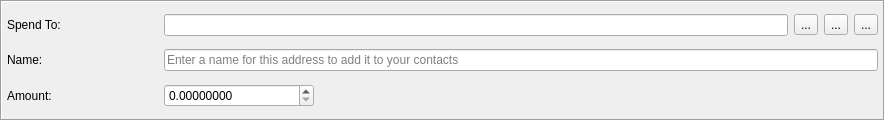
<?xml version="1.0" encoding="UTF-8"?>
<ui version="4.0">
 <class>TransferFrame</class>
 <widget class="QFrame" name="TransferFrame">
  <property name="geometry">
   <rect>
    <x>0</x>
    <y>0</y>
    <width>885</width>
    <height>121</height>
   </rect>
  </property>
  <property name="windowTitle">
   <string>Frame</string>
  </property>
  <property name="frameShape">
   <enum>QFrame::Box</enum>
  </property>
  <property name="frameShadow">
   <enum>QFrame::Sunken</enum>
  </property>
  <layout class="QGridLayout" name="gridLayout">
   <property name="leftMargin">
    <number>5</number>
   </property>
   <property name="topMargin">
    <number>5</number>
   </property>
   <property name="rightMargin">
    <number>5</number>
   </property>
   <property name="bottomMargin">
    <number>5</number>
   </property>
   <item row="0" column="0">
    <widget class="QLabel" name="label">
     <property name="text">
      <string>Spend To:</string>
     </property>
    </widget>
   </item>
   <item row="0" column="3">
    <widget class="QToolButton" name="m_addressBookButton">
     <property name="text">
      <string>...</string>
     </property>
     <property name="icon">
      <iconset resource="../../resources.qrc">
       <normaloff>:/icons/address-book</normaloff>:/icons/address-book</iconset>
     </property>
    </widget>
   </item>
   <item row="0" column="4">
    <widget class="QToolButton" name="m_pasteButton">
     <property name="text">
      <string>...</string>
     </property>
     <property name="icon">
      <iconset resource="../../resources.qrc">
       <normaloff>:/icons/paste</normaloff>:/icons/paste</iconset>
     </property>
    </widget>
   </item>
   <item row="1" column="1" colspan="5">
    <widget class="QLineEdit" name="m_labelEdit">
     <property name="placeholderText">
      <string>Enter a name for this address to add it to your contacts</string>
     </property>
    </widget>
   </item>
   <item row="2" column="0">
    <widget class="QLabel" name="label_3">
     <property name="text">
      <string>Amount:</string>
     </property>
    </widget>
   </item>
   <item row="0" column="5">
    <widget class="QToolButton" name="m_removeButton">
     <property name="text">
      <string>...</string>
     </property>
     <property name="icon">
      <iconset resource="../../resources.qrc">
       <normaloff>:/icons/remove</normaloff>:/icons/remove</iconset>
     </property>
    </widget>
   </item>
   <item row="2" column="2" colspan="4">
    <spacer name="horizontalSpacer">
     <property name="orientation">
      <enum>Qt::Horizontal</enum>
     </property>
     <property name="sizeHint" stdset="0">
      <size>
       <width>558</width>
       <height>17</height>
      </size>
     </property>
    </spacer>
   </item>
   <item row="1" column="0">
    <widget class="QLabel" name="label_2">
     <property name="text">
      <string>Name:</string>
     </property>
    </widget>
   </item>
   <item row="2" column="1">
    <widget class="QDoubleSpinBox" name="m_amountSpin">
     <property name="layoutDirection">
      <enum>Qt::LeftToRight</enum>
     </property>
     <property name="suffix">
      <string notr="true"/>
     </property>
     <property name="decimals">
      <number>8</number>
     </property>
     <property name="maximum">
      <double>999999999.999999046325684</double>
     </property>
    </widget>
   </item>
   <item row="0" column="1" colspan="2">
    <widget class="QLineEdit" name="m_addressEdit"/>
   </item>
  </layout>
 </widget>
 <tabstops>
  <tabstop>m_addressEdit</tabstop>
  <tabstop>m_labelEdit</tabstop>
  <tabstop>m_amountSpin</tabstop>
  <tabstop>m_addressBookButton</tabstop>
  <tabstop>m_pasteButton</tabstop>
  <tabstop>m_removeButton</tabstop>
 </tabstops>
 <resources>
  <include location="../../resources.qrc"/>
 </resources>
 <connections>
  <connection>
   <sender>m_removeButton</sender>
   <signal>clicked()</signal>
   <receiver>TransferFrame</receiver>
   <slot>close()</slot>
   <hints>
    <hint type="sourcelabel">
     <x>862</x>
     <y>21</y>
    </hint>
    <hint type="destinationlabel">
     <x>442</x>
     <y>60</y>
    </hint>
   </hints>
  </connection>
  <connection>
   <sender>m_addressBookButton</sender>
   <signal>clicked()</signal>
   <receiver>TransferFrame</receiver>
   <slot>addressBookClicked()</slot>
   <hints>
    <hint type="sourcelabel">
     <x>786</x>
     <y>21</y>
    </hint>
    <hint type="destinationlabel">
     <x>442</x>
     <y>60</y>
    </hint>
   </hints>
  </connection>
  <connection>
   <sender>m_pasteButton</sender>
   <signal>clicked()</signal>
   <receiver>TransferFrame</receiver>
   <slot>pasteClicked()</slot>
   <hints>
    <hint type="sourcelabel">
     <x>824</x>
     <y>21</y>
    </hint>
    <hint type="destinationlabel">
     <x>442</x>
     <y>60</y>
    </hint>
   </hints>
  </connection>
 </connections>
 <slots>
  <slot>addressBookClicked()</slot>
  <slot>pasteClicked()</slot>
 </slots>
</ui>
